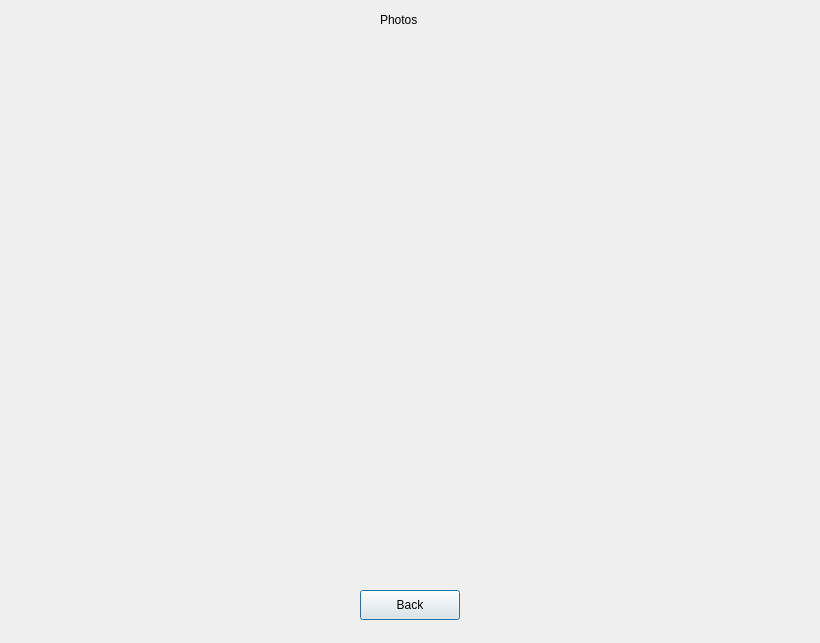
<?xml version="1.0" encoding="UTF-8"?>
<ui version="4.0">
 <class>showpicture</class>
 <widget class="QDialog" name="showpicture">
  <property name="geometry">
   <rect>
    <x>0</x>
    <y>0</y>
    <width>820</width>
    <height>643</height>
   </rect>
  </property>
  <property name="windowTitle">
   <string>Dialog</string>
  </property>
  <widget class="QLabel" name="headLabel">
   <property name="geometry">
    <rect>
     <x>380</x>
     <y>10</y>
     <width>61</width>
     <height>20</height>
    </rect>
   </property>
   <property name="text">
    <string>Photos</string>
   </property>
  </widget>
  <widget class="QLabel" name="showPicture">
   <property name="geometry">
    <rect>
     <x>90</x>
     <y>60</y>
     <width>640</width>
     <height>480</height>
    </rect>
   </property>
   <property name="text">
    <string/>
   </property>
  </widget>
  <widget class="QPushButton" name="quitButton">
   <property name="geometry">
    <rect>
     <x>360</x>
     <y>590</y>
     <width>100</width>
     <height>30</height>
    </rect>
   </property>
   <property name="text">
    <string>Back</string>
   </property>
  </widget>
  <widget class="QLabel" name="pictureName">
   <property name="geometry">
    <rect>
     <x>320</x>
     <y>550</y>
     <width>181</width>
     <height>20</height>
    </rect>
   </property>
   <property name="text">
    <string/>
   </property>
  </widget>
 </widget>
 <resources/>
 <connections/>
</ui>
